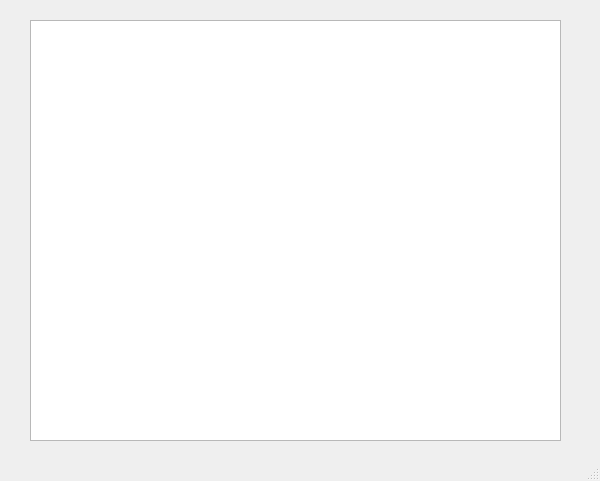
<?xml version="1.0" encoding="UTF-8"?>
<ui version="4.0">
 <class>MainWindow</class>
 <widget class="QMainWindow" name="MainWindow">
  <property name="geometry">
   <rect>
    <x>0</x>
    <y>0</y>
    <width>600</width>
    <height>481</height>
   </rect>
  </property>
  <property name="windowTitle">
   <string>MainWindow</string>
  </property>
  <widget class="QWidget" name="centralwidget">
   <widget class="QTextEdit" name="textEdit">
    <property name="geometry">
     <rect>
      <x>30</x>
      <y>20</y>
      <width>531</width>
      <height>421</height>
     </rect>
    </property>
   </widget>
  </widget>
  <widget class="QMenuBar" name="menubar">
   <property name="geometry">
    <rect>
     <x>0</x>
     <y>0</y>
     <width>600</width>
     <height>18</height>
    </rect>
   </property>
  </widget>
  <widget class="QStatusBar" name="statusbar"/>
 </widget>
 <resources/>
 <connections/>
</ui>
